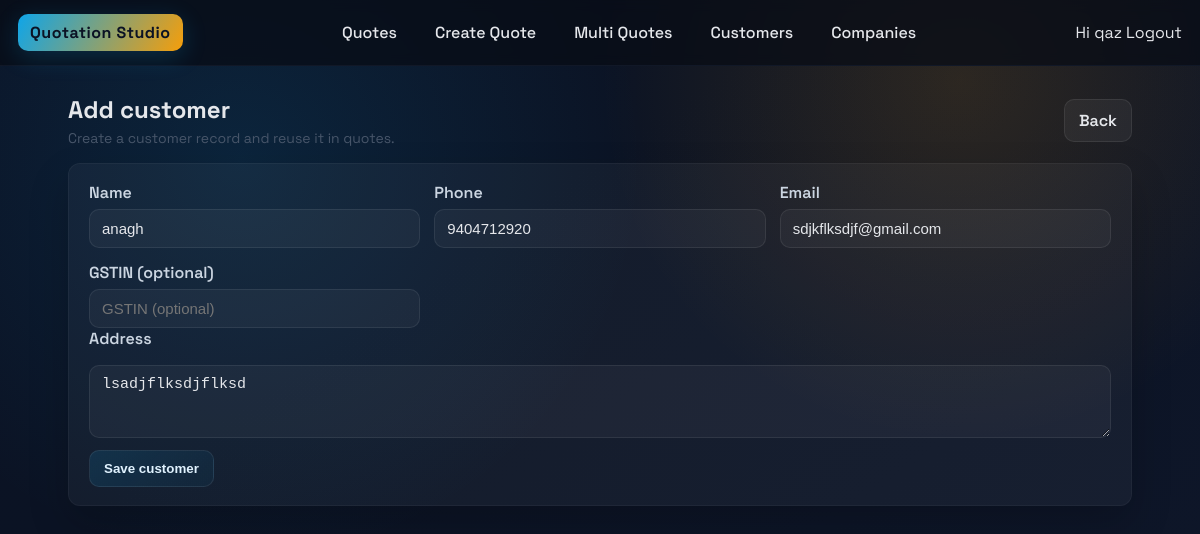
Screenshot of /customers/6/edit/ (signed in) with the database file from the repository.
### quotation_models/models.py (models this page shows, shortened)
class Buyer(models.Model):
    name = models.CharField(max_length=200)
    phone = models.CharField(max_length=50, blank=True, default="")
    email = models.EmailField(blank=True, null=True)
    address = models.TextField(blank=True, default="")
    gstin = models.CharField(max_length=32, blank=True, default="")
    class Meta:
        app_label = "quotation_models"

### quotations/views.py (the view)
# urls.py: path("customers/<int:pk>/edit/", views.buyer_edit, name="buyer_edit"),
@login_required
def buyer_edit(request, pk: int):
    buyer = get_object_or_404(Buyer, pk=pk)
    form = BuyerForm(request.POST or None, instance=buyer)
    if request.method == "POST" and form.is_valid():
        form.save()
        messages.success(request, f"Customer {buyer.name} updated.")
        return redirect(reverse("quotations:buyer_list"))
    return render(request, "quotations/buyer_form.html", {"form": form, "buyer": buyer})

### quotations/forms.py
class BuyerForm(forms.ModelForm):
    class Meta:
        model = Buyer
        fields = ["name", "phone", "email", "address", "gstin"]
        widgets = {
            "name": forms.TextInput(attrs={"placeholder": "Customer name"}),
            "phone": forms.TextInput(attrs={"placeholder": "Phone"}),
            "email": forms.EmailInput(attrs={"placeholder": "Email"}),
            "address": forms.Textarea(attrs={"rows": 3, "placeholder": "Billing / shipping address"}),
            "gstin": forms.TextInput(attrs={"placeholder": "GSTIN (optional)"}),
        }

### templates/quotations/buyer_form.html (shortened to what this page needs)
{% extends "base.html" %}
{% block content %}
<div class="page-header">
    <div>
        <h1 class="page-title">Add customer</h1>
        <p class="page-subtitle">Create a customer record and reuse it in quotes.</p>
    </div>
    <a class="btn-secondary btn" href="{% url 'quotations:list' %}">Back</a>
</div>
<form method="post" novalidate>
    <div class="panel">
        <div class="dual">
            <div>
                <label for="{{ form.name.id_for_label }}">Name</label>
                {{ form.name }}{% for e in form.name.errors %}<div class="page-subtitle" style="color:#fca5a5">{{ e }}</div>{% endfor %}
            </div>
            <div>
                <label for="{{ form.phone.id_for_label }}">Phone</label>
                {{ form.phone }}{% for e in form.phone.errors %}<div class="page-subtitle" style="color:#fca5a5">{{ e }}</div>{% endfor %}
            </div>
            <div>
                <label for="{{ form.email.id_for_label }}">Email</label>
                {{ form.email }}{% for e in form.email.errors %}<div class="page-subtitle" style="color:#fca5a5">{{ e }}</div>{% endfor %}
            </div>
            <div>
                <label for="{{ form.gstin.id_for_label }}">GSTIN (optional)</label>
                {{ form.gstin }}{% for e in form.gstin.errors %}<div class="page-subtitle" style="color:#fca5a5">{{ e }}</div>{% endfor %}
            </div>
        </div>
        <div class="field-row">
            <label for="{{ form.address.id_for_label }}">Address</label>
            {{ form.address }}{% for e in form.address.errors %}<div class="page-subtitle" style="color:#fca5a5">{{ e }}</div>{% endfor %}
        </div>
        <div class="actions" style="margin-top:12px;">
            <button class="btn" type="submit">Save customer</button>
        </div>
    </div>
</form>
{% endblock %}

### templates/base.html (shortened to what this page needs)
{% load static %}
<!DOCTYPE html>
<html lang="en">
<head>
    <link rel="stylesheet" href="{% static 'quotations.css' %}">
</head>
<body>
    <header class="topbar">
        <a class="brand" href="{% url 'quotations:list' %}">Quotation Studio</a>
        <nav class="nav-links">
            <a href="{% url 'quotations:list' %}">Quotes</a>
            <a href="{% url 'quotations:create' %}">Create Quote</a>
            <a href="{% url 'quotations:multi_create' %}">Multi Quotes</a>
            <a href="{% url 'quotations:buyer_list' %}">Customers</a>
            <a href="{% url 'quotations:company_list' %}">Companies</a>
        </nav>
        <div class="user-info">
            {% if user.is_authenticated %}
                <span>Hi {{ user.username }}</span>
                <a href="{% url 'logout' %}">Logout</a>
            {% else %}
                <a href="{% url 'login' %}">Login</a>
            {% endif %}
        </div>
    </header>
    <main class="page-shell">
        {% block content %}{% endblock %}
    </main>
</body>
</html>

### static/quotations.css (style rules this page uses)
:root { --ink: #0f172a; --muted: #475569; --line: #1f2937; --surface: #0b1224; --panel: rgba(255, 255, 255, 0.04); --accent: #0ea5e9; --accent-2: #f59e0b; --success: #22c55e; --danger: #ef4444; --radius: 12px; color-scheme: dark; }
* { box-sizing: border-box; }
body { margin: 0; font-family: 'Space Grotesk', 'Chivo', sans-serif; background: radial-gradient(circle at 20% 20%, rgba(14,165,233,0.12), transparent 35%), radial-gradient(circle at 80% 10%, rgba(245,158,11,0.14), transparent 30%), linear-gradient(145deg, #0b1224, #0b1324 35%, #0f172a); color: #e5e7eb; min-height: 100vh; }
a { color: inherit; text-decoration: none; }
.topbar { display: flex; justify-content: space-between; align-items: center; padding: 14px 18px; border-bottom: 1px solid #111827; background: rgba(8, 12, 22, 0.75); backdrop-filter: blur(6px); position: sticky; top: 0; z-index: 10; }
.brand { font-weight: 700; letter-spacing: 0.5px; padding: 8px 12px; border-radius: 10px; background: linear-gradient(120deg, var(--accent), var(--accent-2)); color: #0b1224; box-shadow: 0 6px 24px rgba(14,165,233,0.2); }
.nav-links { display: flex; gap: 14px; font-weight: 500; }
.nav-links a { padding: 8px 12px; border-radius: 10px; transition: background 0.2s ease, color 0.2s ease; }
.page-shell { padding: 28px 18px 48px; max-width: 1100px; margin: 0 auto; }
.panel { background: var(--panel); border: 1px solid rgba(255,255,255,0.04); border-radius: var(--radius); box-shadow: 0 18px 40px rgba(0,0,0,0.2); padding: 18px 20px; }
.page-header { display: flex; justify-content: space-between; align-items: center; margin-bottom: 16px; gap: 12px; }
.page-title { font-size: 24px; font-weight: 700; margin: 0; }
.page-subtitle { color: var(--muted); margin: 4px 0 0 0; font-size: 14px; }
.btn { display: inline-flex; align-items: center; gap: 6px; padding: 10px 14px; border-radius: 10px; border: 1px solid rgba(255,255,255,0.08); background: linear-gradient(135deg, rgba(14,165,233,0.14), rgba(14,165,233,0.05)); color: #e0f2fe; cursor: pointer; font-weight: 600; transition: transform 0.08s ease, box-shadow 0.2s ease, border-color 0.2s ease; }
.btn-secondary { background: rgba(255,255,255,0.05); color: #e5e7eb; }
form .field-row { display: grid; gap: 10px; margin-bottom: 12px; }
form label { font-weight: 600; color: #cbd5e1; margin-bottom: 6px; display: inline-block; }
input[type="text"], input[type="email"], input[type="number"], input[type="date"], input[type="password"], textarea, select { width: 100%; background: rgba(255,255,255,0.04); border: 1px solid rgba(255,255,255,0.08); color: #e5e7eb; border-radius: 10px; padding: 10px 12px; font-size: 15px; }
textarea { resize: vertical; }
.dual { display: grid; grid-template-columns: repeat(auto-fit, minmax(260px, 1fr)); gap: 14px; }
.actions { display: flex; gap: 10px; flex-wrap: wrap; }

### rows the page displays
Buyer: name "anagh", phone "9404712920", email "sdjkflksdjf@gmail.com", address "lsadjflksdjflksd"

### other values shown
{{ user.username }} "qaz"
